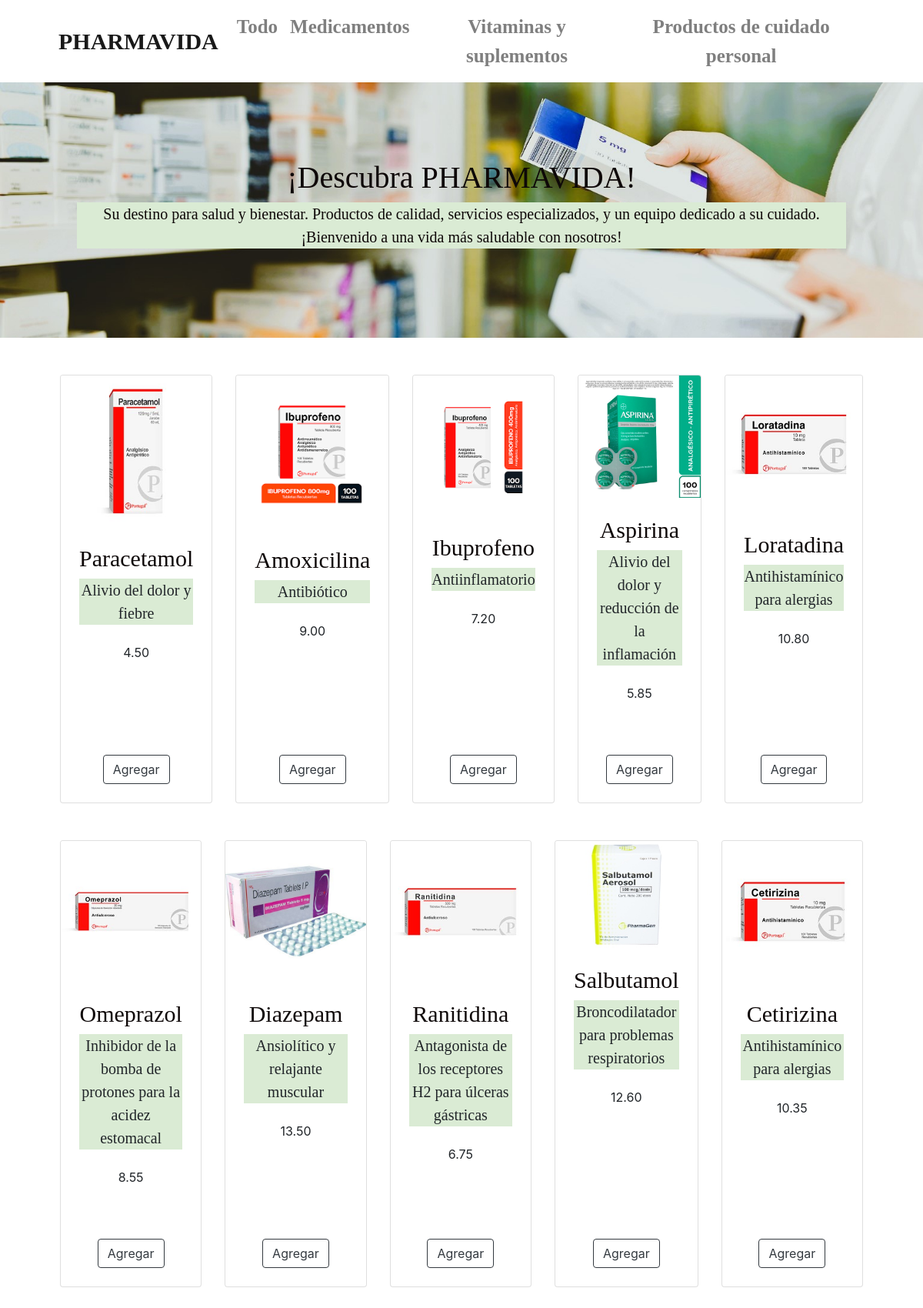
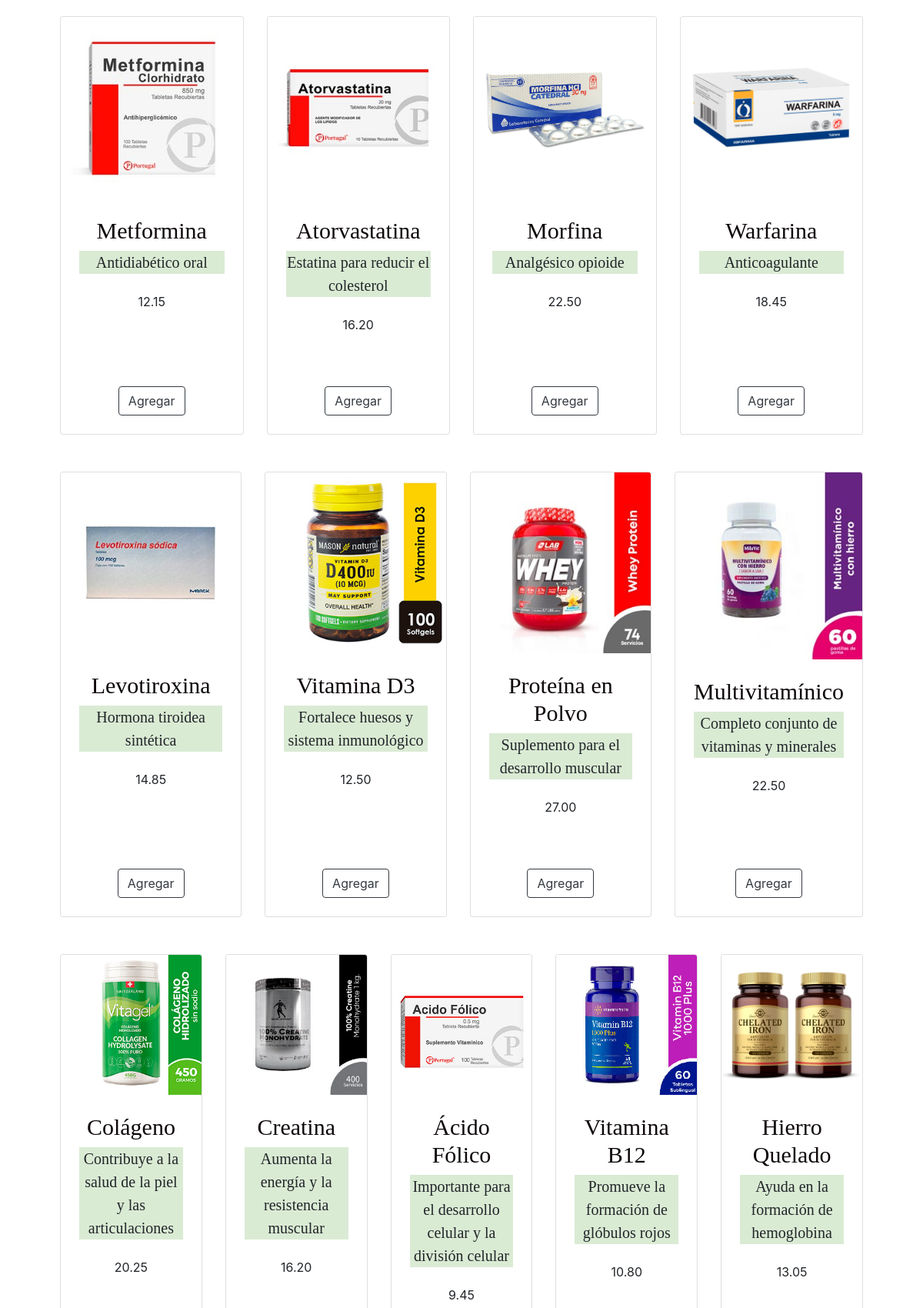
The page / (upper part) on the database its author committed (2 pictures, top to bottom).
### tables this page shows
CREATE TABLE `categorias` (
  `id` int(11) NOT NULL,
  `categoria` varchar(50) NOT NULL
);

CREATE TABLE `productos` (
  `id` int(11) NOT NULL,
  `nombre` varchar(255) NOT NULL,
  `descripcion` text NOT NULL,
  `precio_normal` decimal(10,2) NOT NULL,
  `precio_rebajado` decimal(10,2) NOT NULL,
  `cantidad` int(11) NOT NULL,
  `imagen` varchar(50) NOT NULL,
  `id_categoria` int(11) NOT NULL
);

### index.php (the view, shortened to what this page needs)
<?php include('controlador.php');?>
<!DOCTYPE html>
<html lang="en">
<head>
    <link rel="stylesheet" href="https://maxcdn.bootstrapcdn.com/bootstrap/4.0.0/css/bootstrap.min.css">
    <link href="css/styles.css" rel="stylesheet" />
</head>
<body>
    <div class="container">
        <nav class="navbar navbar-expand-lg navbar-light">
            <div class="container-fluid">
                <a class="navbar-brand" href="#">PHARMAVIDA</a>
                <div>
                    <ul class="navbar-nav">
                        <a href="#" class="nav-link" category="all">Todo</a>
                        <?php
                        $query = mysqli_query($conexion, "SELECT * FROM categorias");
                        while ($data = mysqli_fetch_assoc($query)) { ?>
                            <a href="#" class="nav-link" category="<?php echo $data['categoria']; ?>"><?php echo $data['categoria']; ?></a>
                        <?php } ?>
                    </ul>
                </div>
            </div>
        </nav>
    </div>
    <header>
        <div>
            <div>
                <h1>¡Descubra PHARMAVIDA!</h1>
                <p>Su destino para salud y bienestar. Productos de calidad, servicios especializados, y un equipo dedicado a su cuidado. ¡Bienvenido a una vida más saludable con nosotros!</p>
            </div>
        </div>
    </header>
    <section class="py-5">
        <div class="container px-4 px-lg-5">
            <div class="row gx-4 gx-lg-5 row-cols-2 row-cols-md-3 row-cols-xl-4 justify-content-center">
                <?php
                $query = mysqli_query($conexion, "SELECT p.*, c.id AS id_cat, c.categoria FROM productos p INNER JOIN categorias c ON c.id = p.id_categoria");
                $result = mysqli_num_rows($query);
                if ($result > 0) {
                    while ($data = mysqli_fetch_assoc($query)) { ?>
                        <div class="col mb-5 productos" category="<?php echo $data['categoria']; ?>">
                            <div class="card h-100">
                                <img class="card-img-top" src="assets/img/<?php echo $data['imagen']; ?>" alt="..." />
                                <div class="card-body p-4">
                                    <div class="text-center">
                                        <h5><?php echo $data['nombre'] ?></h5>
                                        <p><?php echo $data['descripcion']; ?></p>
                                        <span><?php echo $data['precio_rebajado']; ?></span>
                                    </div>
                                </div>
                                <div class="card-footer p-4 pt-0 border-top-0 bg-transparent">
                                    <div class="text-center"><a class="btn btn-outline-dark mt-auto agregar" data-id="<?php echo $data['id']; ?>" href="#">Agregar</a></div>
                                </div>
                            </div>
                        </div>
                <?php  }
                } ?>
            </div>
        </div>
    </section>
</body>
</html>

### css/styles.css (style rules this page uses)
body { background-color: #FFFFFF; }
header { text-align: center; background-color: #aaaaaa; background-image: url('img/portada2.jpg'); background-size: cover; background-position: center; color: #0e0808; text-decoration: none; font-family: 'Revolter'; padding: 100px; }
p { font-family: 'Letters for Learners'; font-size: 20px; text-decoration: none; background-color: #daebd4; }
.container-fluid { color: #0e0808; font-size: 24px; font-weight: bold; text-align: center; font-family: 'Revolter'; font-size: 25px; text-decoration: none; }
.navbar-brand { color: #daebd4; text-decoration: none; font-size: 30px; }
.nav-link { color: #000000; text-decoration: none; }
.card { height: 100%; }
.card { margin-bottom: 20px; }
h5 { color: #0e0808; text-decoration: none; font-family: 'Revolter'; font-size: 30px; }

### rows shown on the page
categorias: categoria "Medicamentos"
categorias: categoria "Vitaminas y suplementos"
categorias: categoria "Productos de cuidado personal"
productos: imagen (picture), nombre "Paracetamol", descripcion "Alivio del dolor y fiebre", precio_rebajado "4.50"
productos: imagen (picture), nombre "Amoxicilina", descripcion "Antibiótico", precio_rebajado "9.00"
productos: imagen (picture), nombre "Ibuprofeno", descripcion "Antiinflamatorio", precio_rebajado "7.20"
productos: imagen (picture), nombre "Aspirina", descripcion "Alivio del dolor y reducción de la inflamación", precio_rebajado "5.85"
productos: imagen (picture), nombre "Loratadina", descripcion "Antihistamínico para alergias", precio_rebajado "10.80"
productos: imagen (picture), nombre "Omeprazol", descripcion "Inhibidor de la bomba de protones para la acidez estomacal", precio_rebajado "8.55"
productos: imagen (picture), nombre "Diazepam", descripcion "Ansiolítico y relajante muscular", precio_rebajado "13.50"
productos: imagen (picture), nombre "Ranitidina", descripcion "Antagonista de los receptores H2 para úlceras gástricas", precio_rebajado "6.75"
productos: imagen (picture), nombre "Salbutamol", descripcion "Broncodilatador para problemas respiratorios", precio_rebajado "12.60"
productos: imagen (picture), nombre "Cetirizina", descripcion "Antihistamínico para alergias", precio_rebajado "10.35"
productos: imagen (picture), nombre "Metformina", descripcion "Antidiabético oral", precio_rebajado "12.15"
productos: imagen (picture), nombre "Atorvastatina", descripcion "Estatina para reducir el colesterol", precio_rebajado "16.20"
productos: imagen (picture), nombre "Morfina", descripcion "Analgésico opioide", precio_rebajado "22.50"
productos: imagen (picture), nombre "Warfarina", descripcion "Anticoagulante", precio_rebajado "18.45"
productos: imagen (picture), nombre "Levotiroxina", descripcion "Hormona tiroidea sintética", precio_rebajado "14.85"
productos: imagen (picture), nombre "Vitamina D3", descripcion "Fortalece huesos y sistema inmunológico", precio_rebajado "12.50"
productos: imagen (picture), nombre "Proteína en Polvo", descripcion "Suplemento para el desarrollo muscular", precio_rebajado "27.00"
productos: imagen (picture), nombre "Multivitamínico", descripcion "Completo conjunto de vitaminas y minerales", precio_rebajado "22.50"
productos: imagen (picture), nombre "Colágeno", descripcion "Contribuye a la salud de la piel y las articulaciones", precio_rebajado "20.25"
productos: imagen (picture), nombre "Creatina", descripcion "Aumenta la energía y la resistencia muscular", precio_rebajado "16.20"
productos: imagen (picture), nombre "Ácido Fólico", descripcion "Importante para el desarrollo celular y la división celular", precio_rebajado "9.45"
productos: imagen (picture), nombre "Vitamina B12", descripcion "Promueve la formación de glóbulos rojos", precio_rebajado "10.80"
productos: imagen (picture), nombre "Hierro Quelado", descripcion "Ayuda en la formación de hemoglobina", precio_rebajado "13.05"
